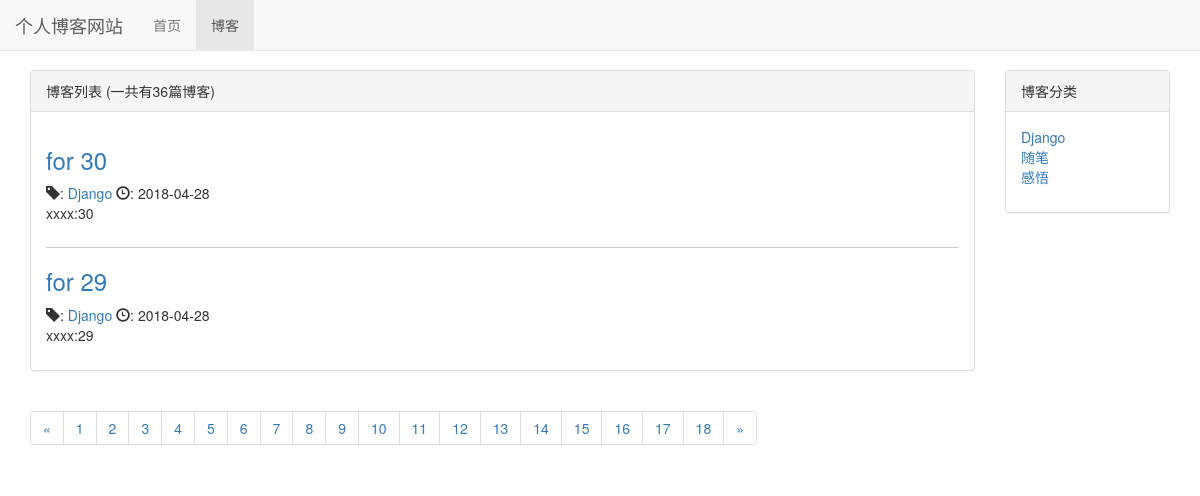
Screenshot of /blog/ with the database file from the repository.
### blog/models.py (models this page shows, shortened)
class Blog(models.Model):
    title = models.CharField(max_length=50)
    blog_type = models.ForeignKey(BlogType, on_delete=models.DO_NOTHING)
    content = models.TextField()
    author = models.ForeignKey(User, on_delete=models.DO_NOTHING)
    created_time = models.DateTimeField(auto_now_add=True)
    last_updated_time = models.DateTimeField(auto_now=True)
    class Meta:
        ordering = ['-created_time']

class BlogType(models.Model):
    type_name = models.CharField(max_length=15)
    def __str__(self):
        return self.type_name

### blog/views.py (the view)
# urls.py: path('', views.blog_list, name='blog_list'),
def blog_list(request):
    blogs_all_list = Blog.objects.all()
    paginator = Paginator(blogs_all_list, 2)   #每2篇进行分页
    page_num = request.GET.get('page', 1)  # 获取url的页面参数
    page_of_blogs = paginator.get_page(page_num)
    context = {}
    context['blogs'] = page_of_blogs.object_list
    context['page_of_blogs'] = page_of_blogs
    context['blog_types'] = BlogType.objects.all()
    return render_to_response('blog/blog_list.html', context)

### blog/templates/blog/blog_list.html (shortened to what this page needs)
{% extends 'base.html' %}
{% load staticfiles %}
{% block header_extends %}<link rel="stylesheet" href="{% static 'blog/blog.css' %}"> {% endblock %}
{% block nav_blog_active%}active{% endblock %}
{% block content %}
<div class="container">
    <div class="row">
        <div class="col-xs-12 col-sm-8 col-md-9 col-lg-10">
            <div class="panel panel-default">
                <div class="panel-heading">{% block blog_list_title %}博客列表 (一共有{{ page_of_blogs.paginator.count }}篇博客){% endblock %}</div>
                <div class="panel-body">
                    {% for blog in blogs %}
                    <div class="blog">
                        <h3><a href="{% url 'blog_detail' blog.pk %}">{{ blog.title }}</a></h3>
                        <p class="blog-info">
                            <span class="glyphicon glyphicon-tag" aria-hidden="true"></span>: <a href="{% url 'blogs_with_type' blog.blog_type.pk %}">{{ blog.blog_type }}</a>
                            <span class="glyphicon glyphicon-time" aria-hidden="true"></span>: {{ blog.created_time|date:"Y-m-d" }}
                        </p>
                        <p>{{ blog.content|truncatechars:120 }}</p>
                    </div>
                    {% empty %}
                    <div class="blog">
                        <p>-- 暂无博客，敬请期待 --</p>
                    </div>
                    {% endfor %}
                </div>
            </div>
        <div >
            <ul class="pagination">
                <li>
                    {% if page_of_blogs.has_previous %}
                        <a href="?page={{ page_of_blogs.previous_page_number }}" aria-label="Previous">
                            <span aria-hidden="true">&laquo;</span>
                        </a>
                    {% else %}
                        <span aria-hidden="true">&laquo;</span>
                    {% endif %}
                </li>
                {% for page_num in page_of_blogs.paginator.page_range %}
                    <li><a href="?page={{page_num}}">{{page_num}}</a></li>
                {% endfor %}
                <li>
                    {% if page_of_blogs.has_next %}
                    <a href="?page={{ page_of_blogs.next_page_number }}" aria-label="Next">
                        <span aria-hidden="true">&raquo;</span>
                    </a>
                    {% else %}
                    <span aria-hidden="true">&raquo;</span>
                    {% endif %}
                </li>
            </ul>
        </div>
        </div>
        <div class="hidden-xs col-sm-4 col-md-3 col-lg-2">
            <div class="panel panel-default">
                <div class="panel-heading">博客分类</div>
                <div class="panel-body">
                    <ul class="blog-type">
                        {% for blog_type in blog_types %}
                            <li>
                                <a href="{% url 'blogs_with_type' blog_type.pk %}">
                                    {{ blog_type.type_name }}
                                </a>
                            </li>
                        {% empty %}
                            <li>暂无分类</li>
                        {% endfor %}
                    </ul>
                </div>
            </div>
        </div>
    </div>
</div>
{% endblock %}

### templates/base.html (shortened to what this page needs)
{% load staticfiles %}
<!DOCTYPE html>
<html lang="zh-CN">
<head>
    <link rel="stylesheet" href="{% static 'base.css' %}">
    <link rel="stylesheet" href="{% static '/bootstrap-3.3.7-dist/css/bootstrap.min.css'%}">
    {% block header_extends %}{% endblock %}
</head>
<body>
    <nav class="navbar navbar-default navbar-fixed-top" >
        <div class="container-fluid">
            <div class="navbar-header">
                <a class="navbar-brand" href="{% url 'home' %}">个人博客网站</a>
            </div>
            <div class="collapse navbar-collapse" id="navbar-collapse">
                <ul class="nav navbar-nav">
                    <li class="{% block nav_home_active %}{% endblock %}"><a href="{% url 'home' %}">首页</a></li>
                    <li class="{% block nav_blog_active %}{% endblock %}"><a href="{% url 'blog_list'%}">博客</a></li>
                </ul>
            </div>
        </div>
    </nav>
    {% block content %}{% endblock %}
</body>
</html>

### static/base.css (style rules this page uses)
* { margin: 0; padding: 0; }
body { margin-top: 70px!important; }

### blog/static/blog/blog.css (style rules this page uses)
ul.blog-type { list-style-type: none; }
div.blog:not(:last-child) { margin-bottom: 1em; border-bottom: 1px solid #ccc; padding-bottom: 1em; }
div.blog p.blog-info { margin-bottom: 0; }

### rows the page displays
Blog: title "for 30", blog_type "Django", created_time "2018-04-28", content "xxxx:30"
Blog: title "for 29", blog_type "Django", created_time "2018-04-28", content "xxxx:29"
BlogType: type_name "Django"
BlogType: type_name "随笔"
BlogType: type_name "感悟"

### other values shown
{{ page_of_blogs.paginator.count }} "36"
{{ page_num }} "1" "2" "3" "4" "5" "6" "7" "8" "9" "10" "11" "12" "13" "14" "15" "16" "17" "18"
